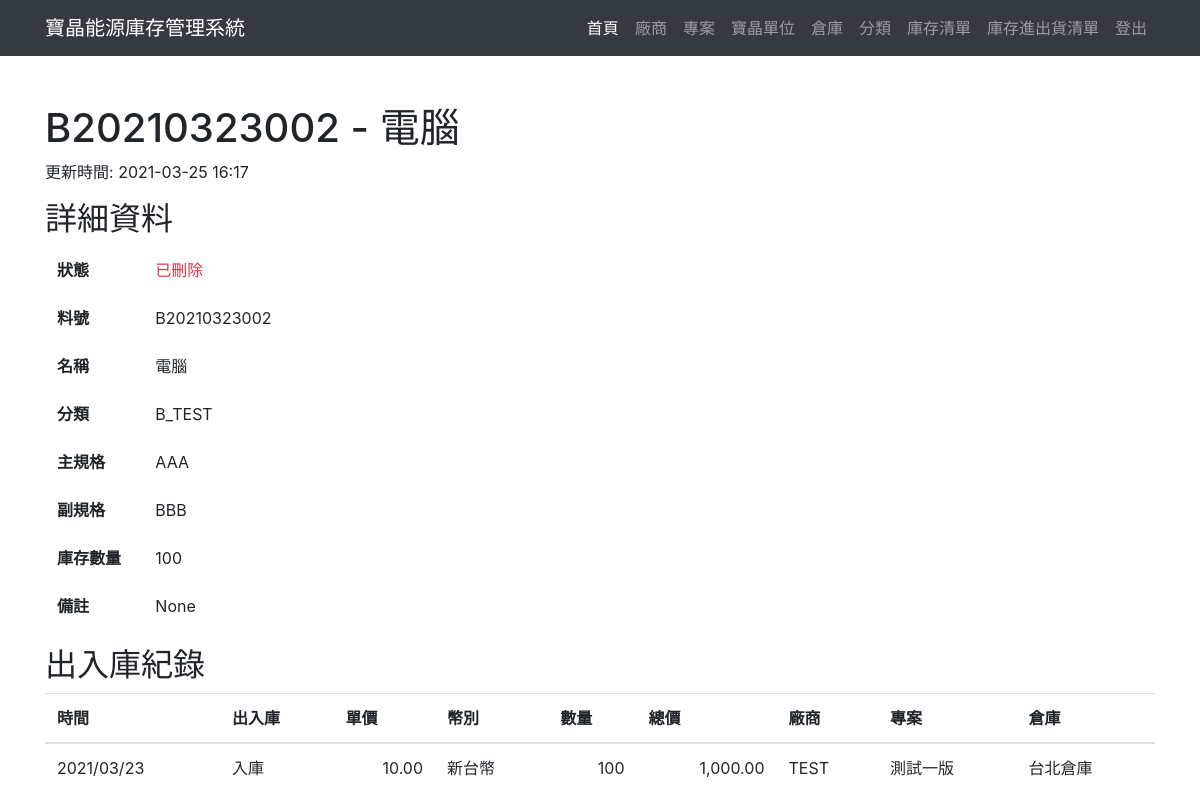
/stock/item/12/ (signed in), run on an earlier commit of the app's database.
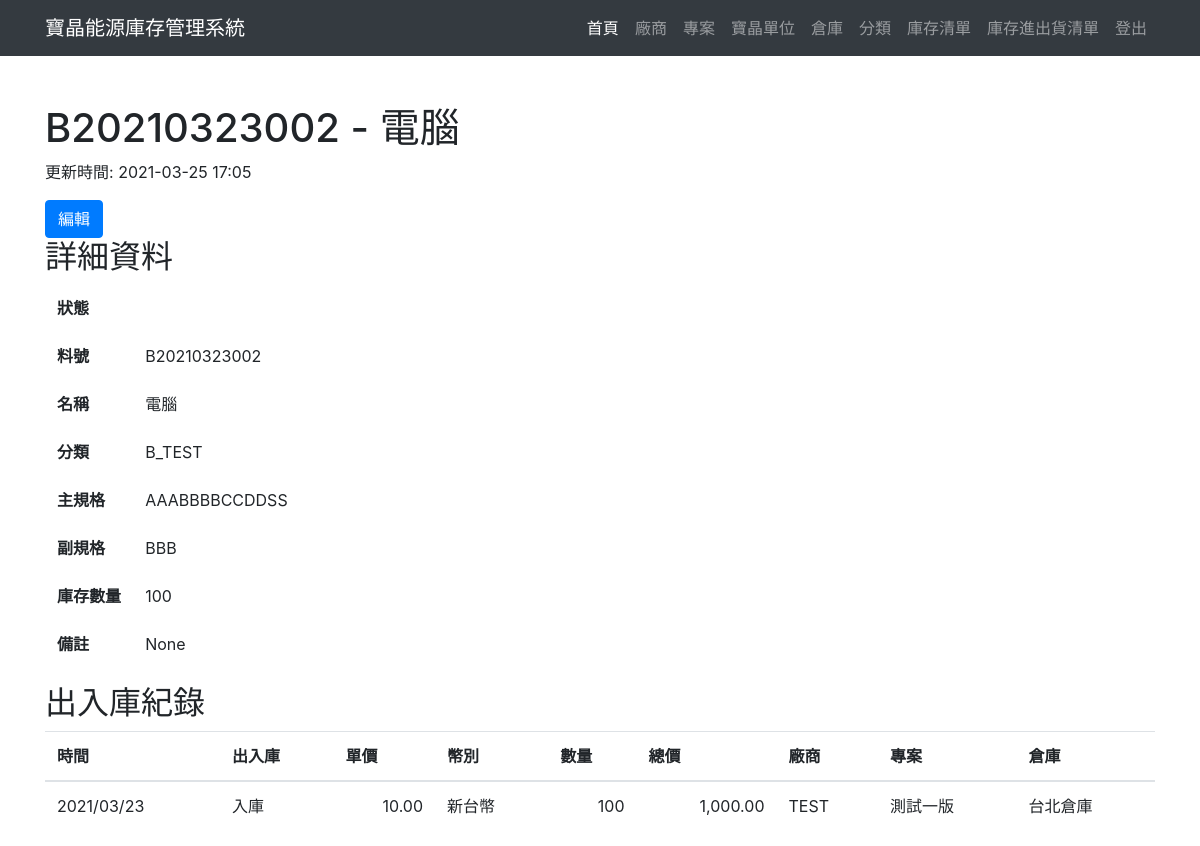
And on a later commit of the database.
### stock/models.py (models this page shows, shortened)
class Item(models.Model):
    item_sn = models.CharField(max_length=12, unique=True)
    item_cate = models.ForeignKey(
        Category,
        on_delete=models.PROTECT,
        related_name='item_cate',
    )
    item_name = models.CharField(max_length=100)
    item_specmain = models.CharField(max_length=100)
    item_specsub = models.CharField(max_length=100, null=True, blank=True)
    item_cnt = models.IntegerField(default=0)
    item_isvalid = models.BooleanField(default=True)
    item_remark = models.CharField(max_length=200, null=True, blank=True)
    item_addtime = models.DateTimeField(auto_now_add=True)
    item_updatetime = models.DateTimeField(auto_now=True)

class Category(models.Model):
    cate_en = models.CharField(max_length=1, unique=True)
    cate_name = models.CharField(max_length=20)
    def __str__(self):
        return self.cate_en + "_" + self.cate_name

### stock/views.py (the view)
# urls.py: path('item/<int:item_id>/', views.itemdetail, name='Item_detail'),
@login_required
def itemdetail(request, item_id):
    template = loader.get_template('item/detail.html')
    item = Item.objects.get(id=item_id)
    stock_list = Stockv3.objects.filter(stock_sn=item_id).order_by("-stock_updatetime")
    context = {
        'item': item,
        'stock_list': stock_list,
    }
    return HttpResponse(template.render(context, request))

### stock/models.py (called while the page is built)
    def totalprice(self):
        return self.stock_cnt * self.stock_price

### stock/templatetags/stock_extra.py (called while the page is built)
@register.filter
def moneycent(values):
    return "{:,.2f}".format(float(values))

### warehouse/templates/item/detail.html (shortened to what the changed rows need)
{% extends 'frame/base.html' %}
{% load stock_extra %}
{% block content %}
<div class="container">
    <div class="row">
        <div class="col-sm-12">
            <h1 class="mt-5">{{ item.item_sn }} - {{ item.item_name }}</h1>
            <p>更新時間: {{ item.item_updatetime|date:"Y-m-d H:i" }}</p>
            {% if item.item_isvalid %}
            <a href="{% url 'Item_update' item.id %}" class="btn btn-primary">編輯</a>
            {% endif %}
        </div>
    </div>
    <div class="row">
        <div class="col-sm-3">
            <h2>詳細資料</h2>
            <table class="table table-hover table-borderless">
                <tbody>
                    <tr>
                        <th scope="raw">狀態</th>
                        <td class="text-danger">
                            {% if not item.item_isvalid %}
                            已刪除
                            {% endif %}
                        </td>
                    </tr>
                    <tr>
                        <th scope="raw">料號</th>
                        <td>{{ item.item_sn }}</td>
                    </tr>
                    <tr>
                        <th scope="raw">名稱</th>
                        <td>{{ item.item_name }}</td>
                    </tr>
                    <tr>
                        <th scope="raw">分類</th>
                        <td>{{ item.item_cate }}</td>
                    </tr>
                    <tr>
                        <th scope="raw">主規格</th>
                        <td>{{ item.item_specmain }}</td>
                    </tr>
                    <tr>
                        <th scope="raw">副規格</th>
                        <td>{{ item.item_specsub }}</td>
                    </tr>
                    <tr>
                        <th scope="raw">庫存數量</th>
                        <td>{{ item.item_cnt }}</td>
                    </tr>
                    <tr>
                        <th scope="raw">備註</th>
                        <td>{{ item.item_remark }}</td>
                    </tr>
                </tbody>
            </table>
        </div>
    </div>
    <div class="row">
        <div class="col-sm-12">
            <h2>出入庫紀錄</h2>
            <table class="table table-hover">
                <thead>
                    <tr>
                        <th scope="col">時間</th>
                        <th scope="col">出入庫</th>
                        <th scope="col">單價</th>
                        <th scope="col">幣別</th>
                        <th scope="col">數量</th>
                        <th scope="col">總價</th>
                        <th scope="col">廠商</th>
                        <th scope="col">專案</th>
                        <th scope="col">倉庫</th>
                    </tr>
                </thead>
            </table>
        </div>
    </div>
</div>
{% endblock %}

What changed in the data, as far as the page shows it:
changed Item "電腦": item_updatetime "2021-03-25 16:17" → "2021-03-25 17:05"; item_isvalid False → True (drawn); item_specmain "AAA" → "AAABBBBCCDDSS"
Also different on the page:
text no longer shown: "已刪除"
text now shown: "編輯"
